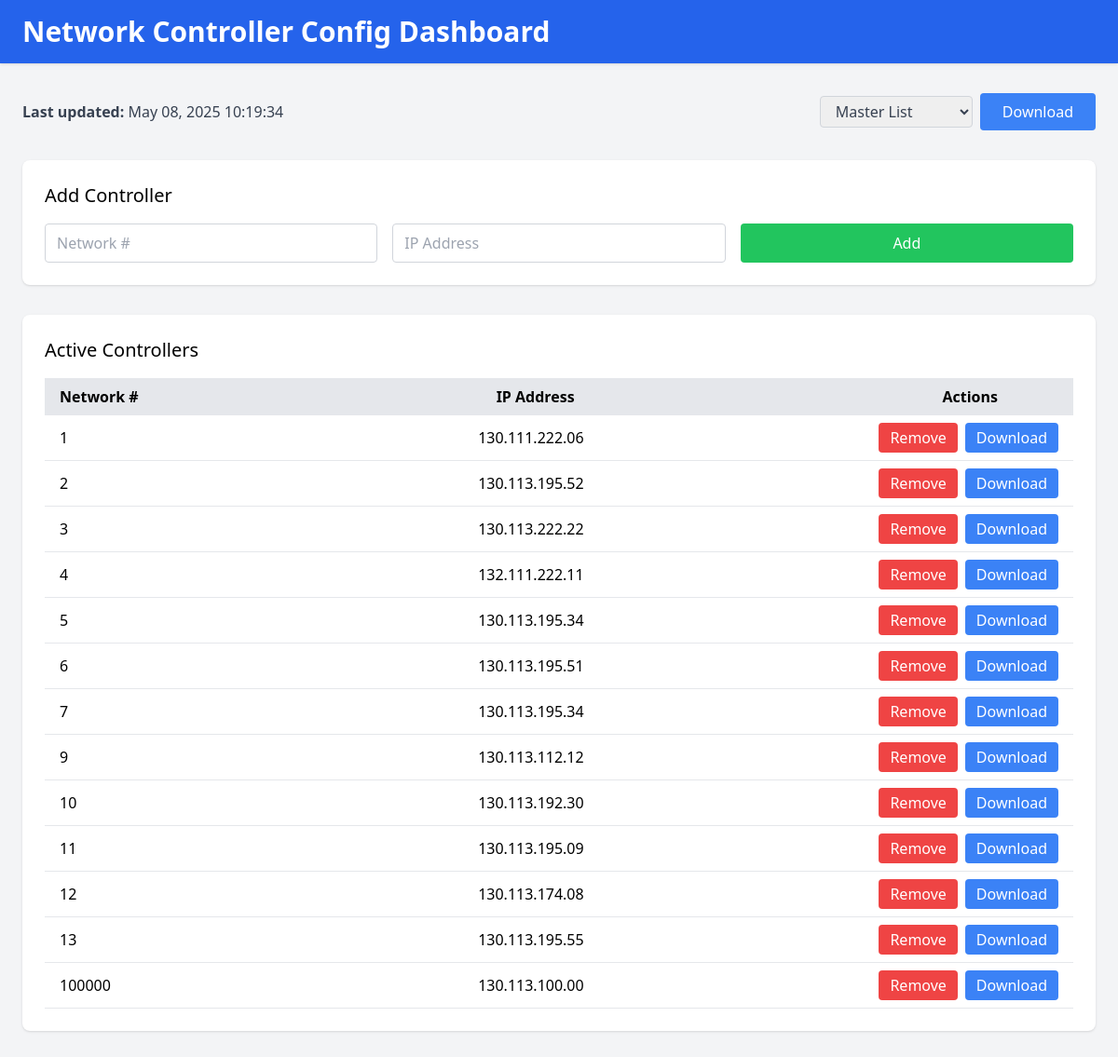
Before: / with the older database file.
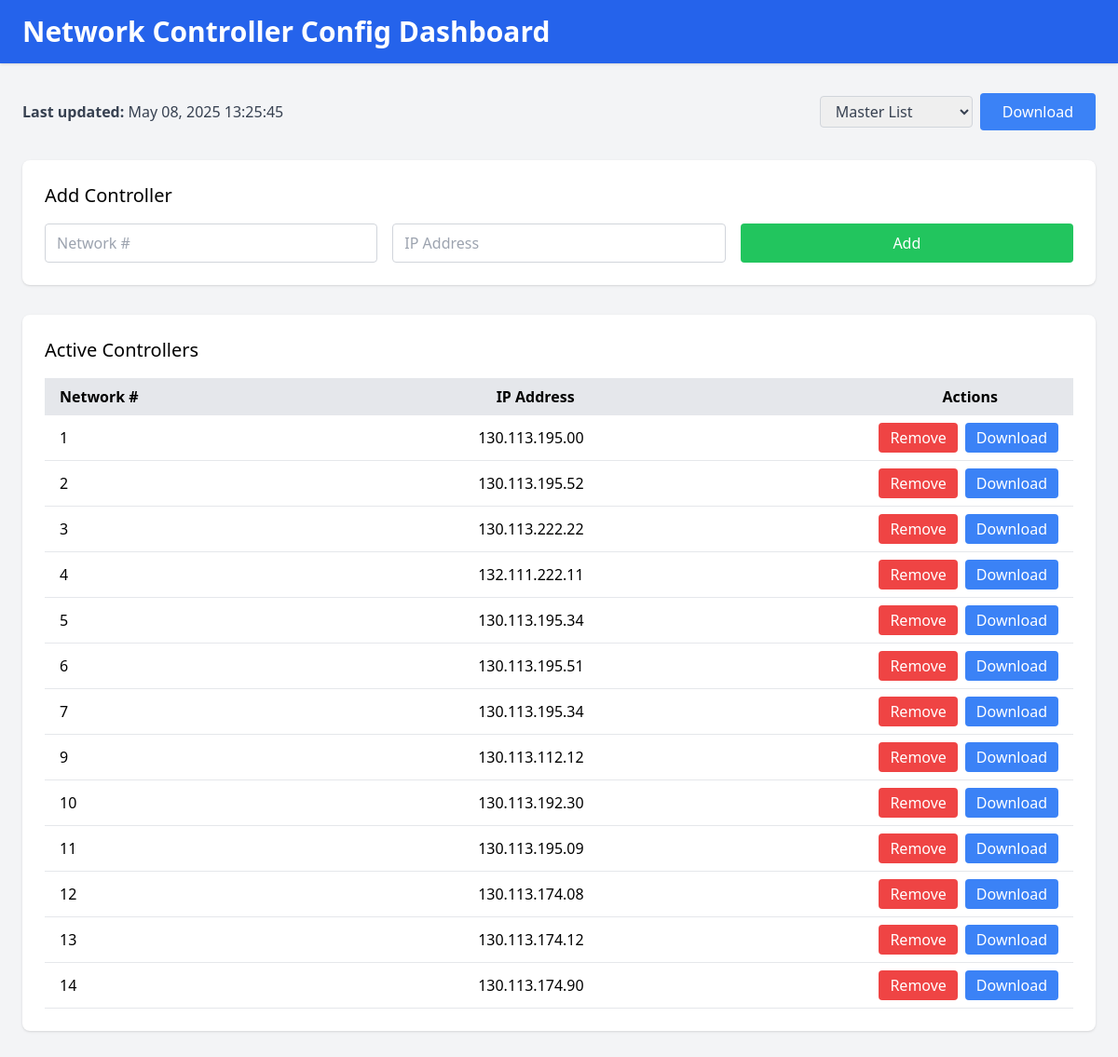
After: the same page with the newer database file.
### tables this page shows
CREATE TABLE buildings (
                 id INTEGER PRIMARY KEY AUTOINCREMENT,
                 building_number INTEGER UNIQUE,
                 ip_address TEXT,
                 status TEXT DEFAULT 'active',
                 last_updated TEXT);

### app.py (the view)
@app.route('/')
def index():
    raw_ts = get_last_update()
    if raw_ts:
        try:
            dt = datetime.datetime.fromisoformat(raw_ts)
            last_update = dt.strftime("%b %d, %Y %H:%M:%S")
        except Exception:
            last_update = raw_ts
    else:
        last_update = '—'
    return render_template(
        'index.html',
        buildings   = get_buildings(),
        last_update = last_update,
        messages    = get_flashed_messages(with_categories=True)
    )

### app.py (called while the page is built)
def get_buildings():
    conn = sqlite3.connect(DB_PATH)
    c = conn.cursor()
    c.execute("""
        SELECT * FROM buildings
         WHERE status='active' AND building_number>0
      ORDER BY building_number
    """)
    rows = c.fetchall()
    conn.close()
    return rows

def get_last_update():
    conn = sqlite3.connect(DB_PATH)
    c = conn.cursor()
    c.execute("SELECT MAX(timestamp) FROM logs")
    ts = c.fetchone()[0]
    conn.close()
    return ts

### templates/index.html (shortened to what this page needs)
<!DOCTYPE html>
<html lang="en" class="h-screen w-screen">
<head>
  <script src="https://cdn.tailwindcss.com"></script>
</head>
<body class="flex flex-col h-screen w-screen bg-gray-100">
  <header class="bg-blue-600 text-white py-4 w-full shadow">
    <div class="w-full px-6">
      <h1 class="text-3xl font-bold">Network Controller Config Dashboard</h1>
    </div>
  </header>
  <main class="flex-1 w-full px-6 py-8 overflow-auto space-y-8">
    <div class="flex justify-between items-center text-gray-700">
      <div>
        <strong>Last updated:</strong> {{ last_update or '—' }}
      </div>
      <form action="/export" method="get" class="flex items-center space-x-2">
        <select name="type" required class="border border-gray-300 rounded px-3 py-1 focus:ring-2 focus:ring-blue-500">
          <option value="master">Master List</option>
        </select>
        <button type="submit" class="bg-blue-500 text-white rounded px-6 py-2 hover:bg-blue-600 transition">
          Download
        </button>
      </form>
    </div>
    <section class="bg-white rounded-lg shadow p-6 w-full">
      <h2 class="text-xl font-medium mb-4">Add Controller</h2>
      <form id="addForm" method="POST" action="/add" class="grid grid-cols-1 sm:grid-cols-3 gap-4 w-full">
        <input type="number" id="addNumber" name="building_number" required placeholder="Network #" class="border border-gray-300 rounded px-3 py-2 w-full focus:ring-2 focus:ring-blue-500" />
        <input type="text" id="addIp" name="ip" required placeholder="IP Address" class="border border-gray-300 rounded px-3 py-2 w-full focus:ring-2 focus:ring-blue-500" />
        <button type="submit" class="bg-green-500 text-white rounded px-6 py-2 w-full hover:bg-green-600 transition">Add</button>
      </form>
    </section>
    <section class="bg-white rounded-lg shadow p-6 w-full">
      <h2 class="text-xl font-medium mb-4">Active Controllers</h2>
      <div class="w-full overflow-x-auto">
        <table class="w-full table-auto">
          <thead class="bg-gray-200">
            <tr>
              <th class="px-4 py-2 text-left">Network #</th>
              <th class="px-4 py-2 text-right"><div class="relative left-[-10px]">IP Address</div></th>
              <th class="px-4 py-2 text-right"><div class="relative left-[-65px]">Actions</div></th>
            </tr>
          </thead>
          <tbody>
            {% for b in buildings %}
              <tr class="border-b hover:bg-gray-50">
                <td class="px-4 py-2">{{ b[1] }}</td>
                <td class="px-4 py-2 text-right">{{ b[2] }}</td>
                <td class="px-4 py-2 flex justify-end space-x-2">
                  <a href="/remove/{{ b[1] }}" data-number="{{ b[1] }}" data-ip="{{ b[2] }}" class="remove-link bg-red-500 text-white rounded px-3 py-1 hover:bg-red-600 transition">Remove</a>
                  <a href="/export?type=single&building_number={{ b[1] }}" class="bg-blue-500 text-white rounded px-3 py-1 hover:bg-blue-600 transition">Download</a>
                </td>
              </tr>
            {% else %}
              <tr>
                <td colspan="3" class="text-center py-4 text-gray-500">No active controllers.</td>
              </tr>
            {% endfor %}
          </tbody>
        </table>
      </div>
    </section>
  </main>
</body>
</html>

Changed rows visible on the page:
no longer on this page (row edited): buildings: building_number "100000", ip_address "130.113.100.00"
changed buildings (number 1 of 13 on the later page): ip_address "130.111.222.06" → "130.113.195.00"
changed buildings (number 12 of 13 on the later page): ip_address "130.113.195.55" → "130.113.174.12"
added buildings: building_number "14", ip_address "130.113.174.90"
Other visible differences:
{{ last_update or '—' }}: "May 08, 2025 10:19:34" → "May 08, 2025 13:25:45"
